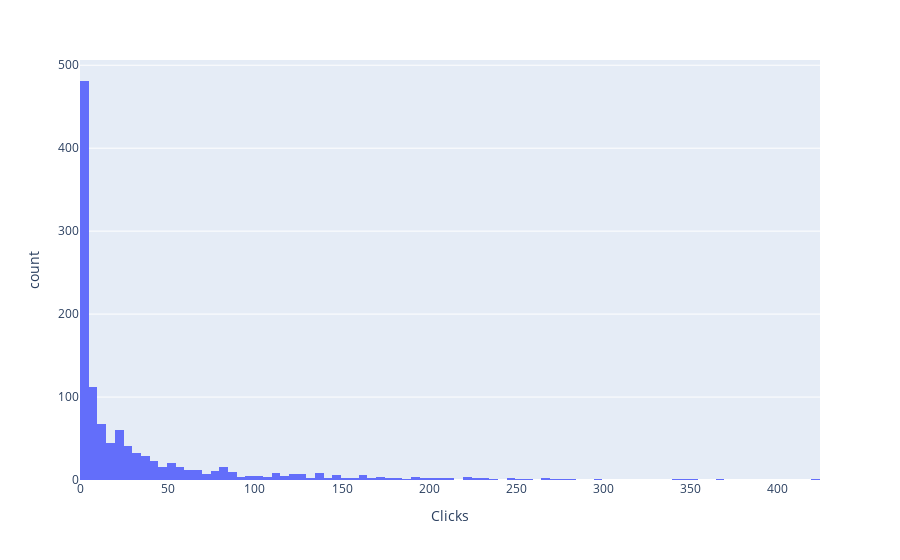

Here is the notebook cell this chart was saved with:
### Code cell
fig = px.histogram(data, x = 'Clicks', nbins = 100)
fig.show()

### Figure 1 — Plotly figure (JSON) as saved in the notebook; plotly's stock layout.template omitted (floating-point values rounded to 4 significant figures; data arrays with more than 128 entries replaced by an {"elided": "..."} marker saying what was removed)
{"data": [{"alignmentgroup": "True", "bingroup": "x", "hovertemplate": "Clicks=%{x}<br>count=%{y}<extra></extra>", "legendgroup": "", "marker": {"color": "#636efa", "pattern": {"shape": ""}}, "name": "", "nbinsx": 100, "offsetgroup": "", "orientation": "v", "showlegend": false, "type": "histogram", "x": {"elided": "1143 int values"}, "xaxis": "x", "yaxis": "y"}], "layout": {"barmode": "relative", "legend": {"tracegroupgap": 0}, "margin": {"t": 60}, "xaxis": {"anchor": "y", "domain": [0, 1], "title": {"text": "Clicks"}}, "yaxis": {"anchor": "x", "domain": [0, 1], "title": {"text": "count"}}}}
